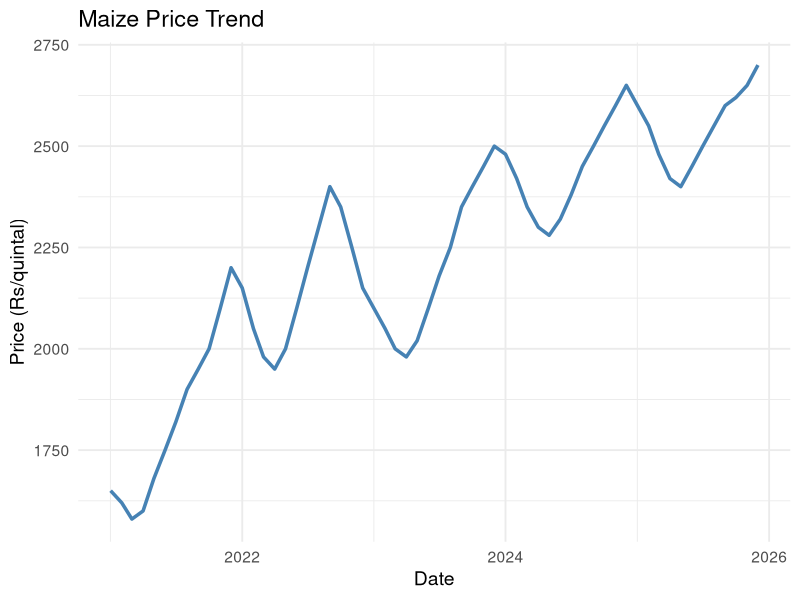
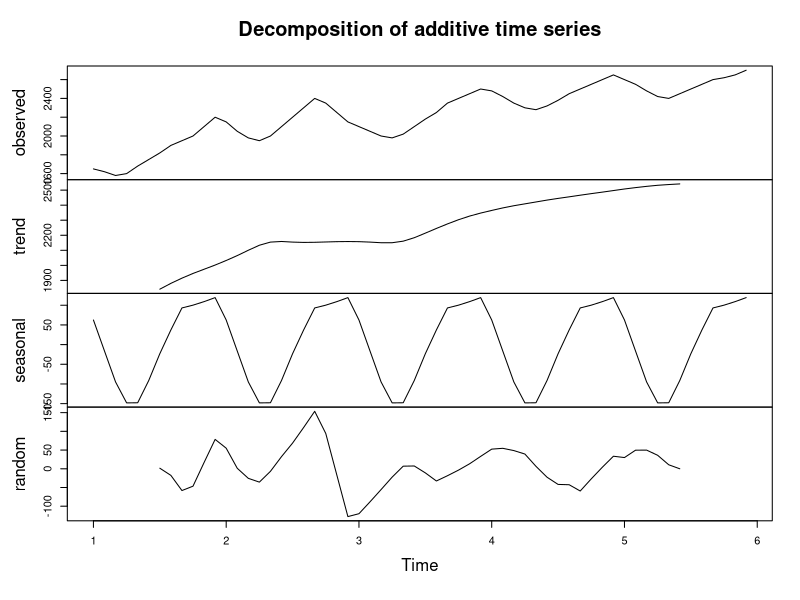
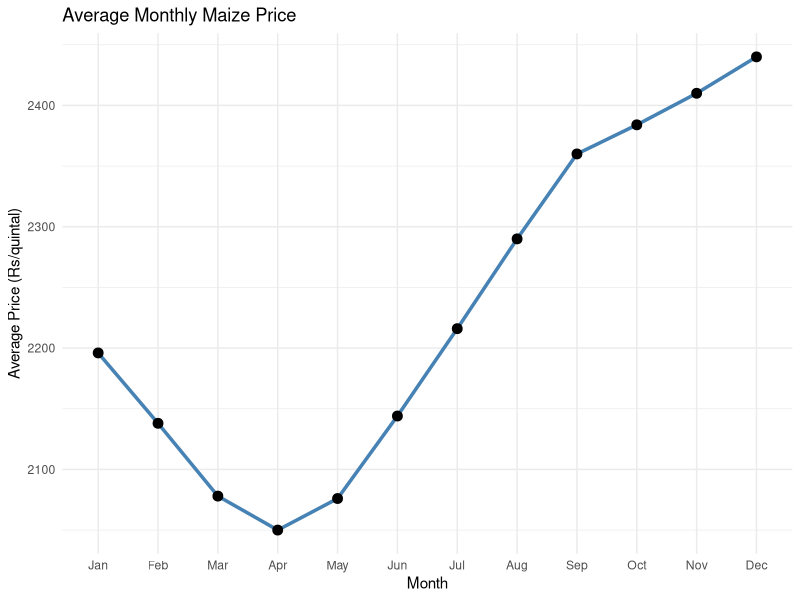
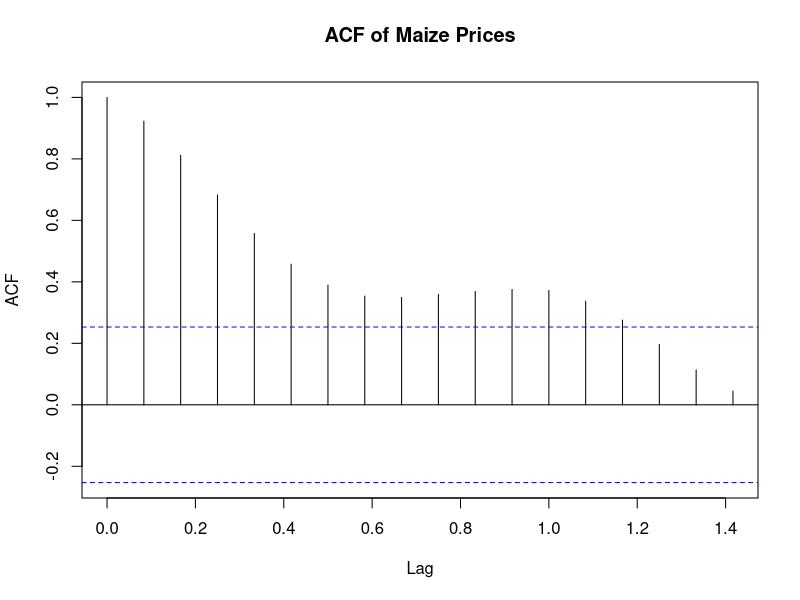
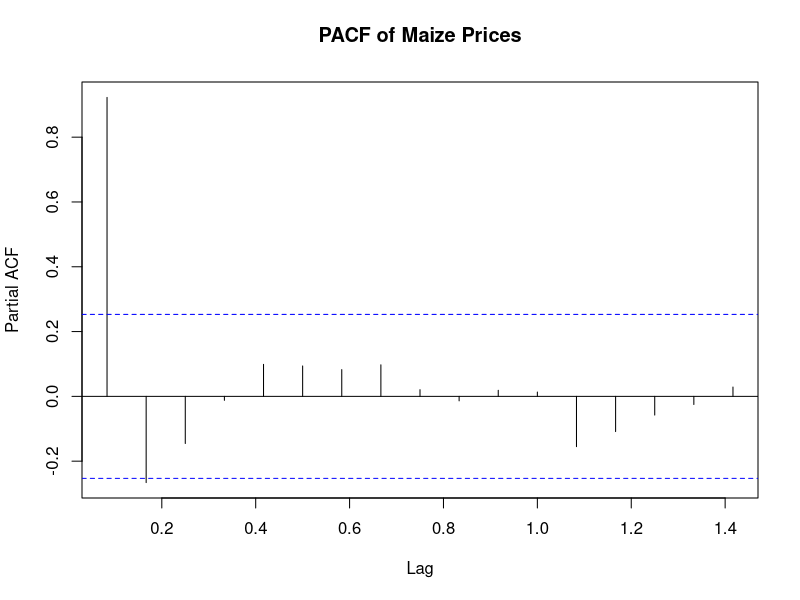
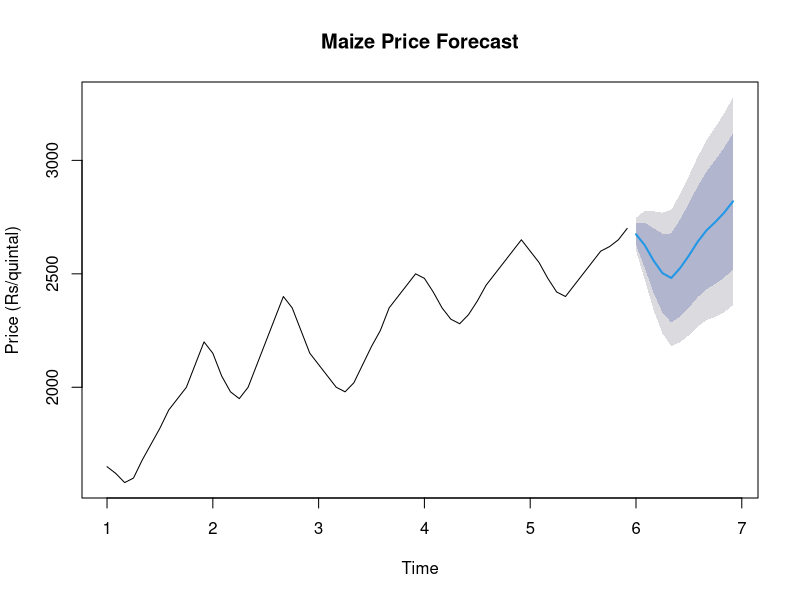
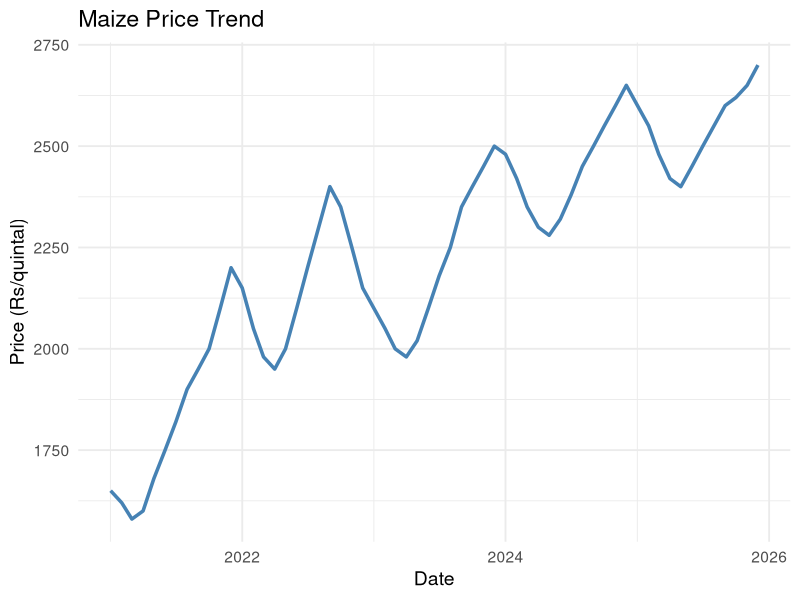
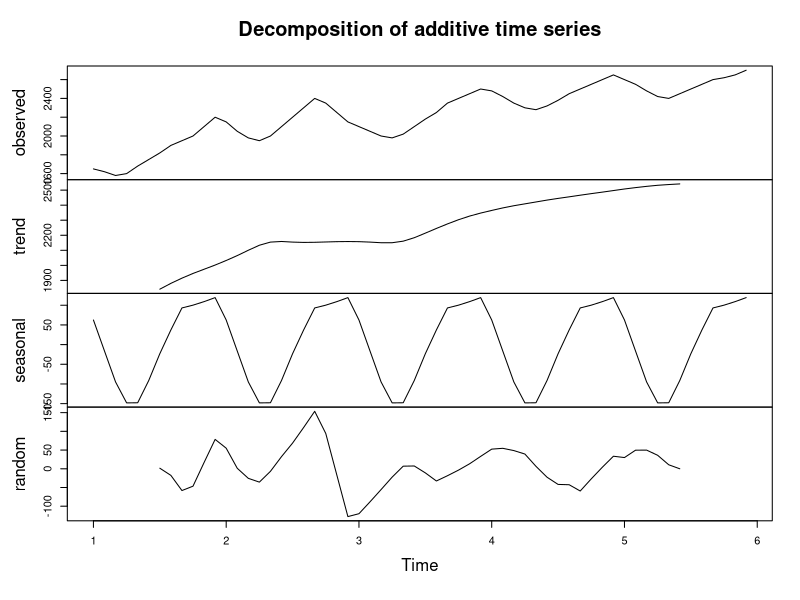

Recreate these plots in R, in order.
# ==========================================
# Maize Price Analysis and Forecasting
# ==========================================

# Install packages if needed
# install.packages("ggplot2")
# install.packages("forecast")

library(ggplot2)
library(forecast)

# ------------------------------------------
# Step 1 — Load Dataset
# ------------------------------------------

maize_price <- read.csv("maize_price.csv")

maize_price$date <- as.Date(maize_price$date)

str(maize_price)
head(maize_price)

# ------------------------------------------
# Step 2 — Create Time Series
# ------------------------------------------

ts_price <- ts(maize_price$price, frequency = 12)

# ------------------------------------------
# Step 3 — Price Trend Plot
# ------------------------------------------

trend_plot <- ggplot(maize_price, aes(x = date, y = price)) +
  geom_line(color = "steelblue", linewidth = 1.2) +
  labs(
    title = "Maize Price Trend",
    x = "Date",
    y = "Price (Rs/quintal)"
  ) +
  theme_minimal(base_size = 14)

print(trend_plot)

ggsave(
  "maize_price_trend.svg",
  plot = trend_plot,
  width = 12,
  height = 5.5
)

# ------------------------------------------
# Step 4 — Seasonal Decomposition
# ------------------------------------------

decomposition <- decompose(ts_price)

plot(decomposition)

svg("seasonal_decomposition.svg", width = 12, height = 5.5)
plot(decomposition)
dev.off()

# ------------------------------------------
# Step 5 — Monthly Seasonality (Better Plot)
# ------------------------------------------
#1
library(dplyr)
library(ggplot2)

# create month column
maize_price$month <- format(maize_price$date, "%b")

# calculate monthly average price
monthly_avg <- maize_price %>%
  group_by(month) %>%
  summarise(avg_price = mean(price))

# order months correctly
monthly_avg$month <- factor(monthly_avg$month,
                            levels = c("Jan","Feb","Mar","Apr","May","Jun",
                                       "Jul","Aug","Sep","Oct","Nov","Dec"))

# plot
ggplot(monthly_avg, aes(x = month, y = avg_price, group = 1)) +
  geom_line(color = "steelblue", linewidth = 1.2) +
  geom_point(size = 3) +
  labs(title = "Average Monthly Maize Price",
       x = "Month",
       y = "Average Price (Rs/quintal)") +
  theme_minimal()

# ------------------------------------------
# Step 6 — ACF Plot
# ------------------------------------------

acf(ts_price, main = "ACF of Maize Prices")

svg("acf_plot.svg", width = 12, height = 5.5)
acf(ts_price)
dev.off()

# ------------------------------------------
# Step 7 — PACF Plot
# ------------------------------------------

pacf(ts_price, main = "PACF of Maize Prices")

svg("pacf_plot.svg", width = 12, height = 5.5)
pacf(ts_price)
dev.off()

# ------------------------------------------
# Step 8 — ARIMA Model
# ------------------------------------------

model <- auto.arima(ts_price)

summary(model)

# ------------------------------------------
# Step 9 — Forecast Plot
# ------------------------------------------

forecast_price <- forecast(model, h = 12)

plot(
  forecast_price,
  main = "Maize Price Forecast",
  ylab = "Price (Rs/quintal)",
  xlab = "Time"
)

svg("price_forecast.svg", width = 12, height = 5.5)
plot(forecast_price)
dev.off()

# ------------------------------------------
# Step 10 — Forecast Accuracy
# ------------------------------------------

accuracy(forecast_price)

# ==========================================
# End of Script
# ==========================================
